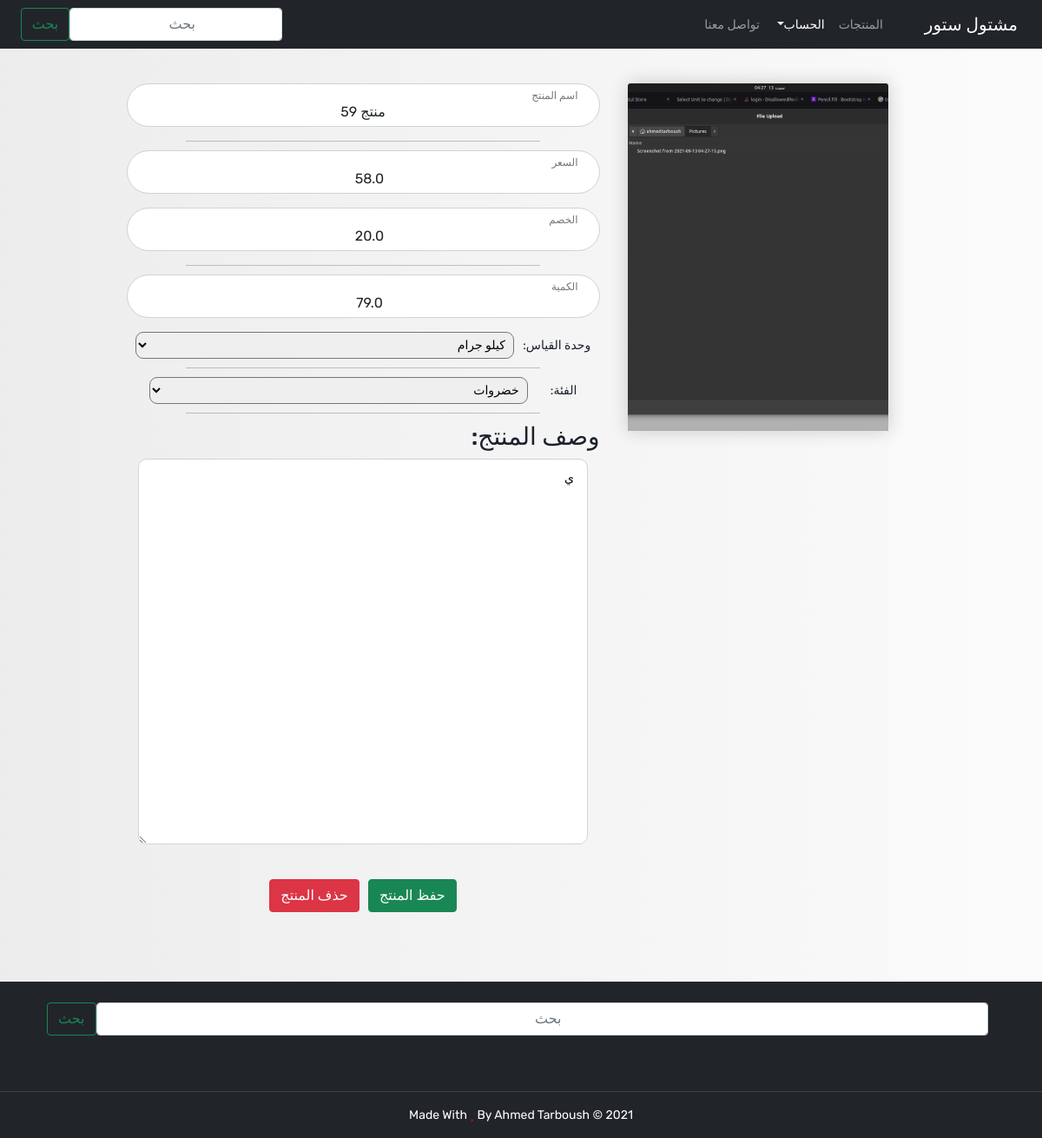
Screenshot of /products/editProduct69 (signed in) with the database file from the repository.
### products/models.py (models this page shows, shortened)
class Product(models.Model):
    order_key = models.IntegerField(unique=True)
    name = models.CharField(max_length=100)
    description = models.TextField()
    price = models.FloatField(default=0)
    finalPrice = models.FloatField(default=0)
    sale = models.FloatField(default=0)
    quantity = models.FloatField(default=0)
    sold = models.FloatField(default=0)
    unit = models.ForeignKey("Unit", on_delete=models.CASCADE, related_name='unit',default=0)
    category = models.ForeignKey(Category, on_delete=models.CASCADE, related_name='category',default=0)
    rate = models.FloatField(default=0)
    raters = models.ManyToManyField(User, blank=True)
    publisher = models.ForeignKey(Profile, on_delete=models.CASCADE, related_name='publisher')
    publishedAt = models.DateField(default=timezone.now )
    image = models.ImageField(upload_to=uploadTo, default="/Products/default.jpg")
    isPremium = models.BooleanField(default=False)
    class Meta:
        verbose_name = ("Product")
        verbose_name_plural = ("Products")

class Unit(models.Model):
    name = models.CharField(max_length=50)
    class Meta:
        verbose_name = 'Unit'
        verbose_name_plural = 'Units'
    def __str__(self):
        return self.name

class Category(models.Model):
    name = models.CharField(max_length=50)
    class Meta:
        verbose_name = ("Category")
        verbose_name_plural = ("Categories")

### products/views.py (the view, shortened to what this page needs)
# urls.py: path("products/editProduct<int:productId>" , editProduct ,name="editProduct" ),
def editProduct(request,productId):
    product=Product.objects.get(id = productId)
    if request.user.is_authenticated:
        if request.user == product.publisher.user:
            context = {
                "product":product,
                "currentUser": Profile.objects.get(user=request.user),
                "Units":Unit.objects.all(),
                "Categories": Category.objects.all(),
            }
            return render(request,"editProduct.html",context)
        else:
            return redirect("Products:index")

### products/templates/editProduct.html (shortened to what this page needs)
{% extends "base.html" %}
{% load static %}
{% block content %}
<div class="container">
    <div id="userProfileImage"  class="productImage card-img-top" style="background: url({{product.image.url}});" onclick="$('#id_image').click()"></div>
    <form  method="POST" class="content" enctype="multipart/form-data">
        <div class="col-md-4 showcase" style="width:100%">
            <div class="showcase-rt-top">
                <div class="pull-left shoe-name">
                    <div class="form-label-group">
                        <input type="text" dir="auto" id="inputName" name="productName" class="form-control" placeholder="اسم المنتج" required autofocus value="{{product.name}}">
                        <label for="inputName">اسم المنتج</label>
                    </div>
                </div>
                <hr class="featurette-divider">
                <div class="pull-left shoe-name">
                    <div class="form-label-group">
                        <input type="number" id="inputPrice" name="price" class="form-control" placeholder="السعر" required value="{{product.price}}">
                        <label for="inputPrice">السعر</label>
                    </div>
                     <div class="form-label-group">
                        <input type="number" id="inputSale" name="sale" class="form-control" placeholder="الخصم" value="{{product.sale}}">
                        <label for="inputSale">الخصم</label>
                    </div>
                </div>
            </div>
            <hr class="featurette-divider">
            <div class="shocase-rt-bot">
                <div class="form-label-group">
                  <input type="number" id="inputQuantity" name="quantity" class="form-control" placeholder="الكمية" required value="{{product.quantity}}">
                  <label for="inputQuantity">الكمية</label>
                </div>
                <div class="selectContainer">
                  <label for="unit">وحدة القياس:</label>
                  <Select id="unit" name="unit" required value="{{product.unit}}">
                    {% for unit in Units %}
                      <option
                      {% if product.unit.id == unit.id %}
                        selected
                      {% endif %}
                       value="{{unit.id}}">{{unit.name}}</option>
                    {% endfor %}
                  </Select>
                </div>
            </div>
            <hr class="featurette-divider">
            <div class="shocase-rt-bot">
                <div class="selectContainer">
                  <label for="category">الفئة:</label>
                  <Select id="category" name="category" required>
                    {% for category in Categories %}
                      <option
                      {% if product.category.id == category.id %}
                        selected
                      {% endif %}
                       value="{{category.id}}">{{category.name}}</option>
                    {% endfor %}
                  </Select>
                </div>
            </div>
            <hr class="featurette-divider">
            </div>
            <div class="showcase-last ">
                <h3>وصف المنتج: </h3>
                <textarea dir="auto" name="description" rows="20" cols="15">{{product.description}}</textarea>
            </div>
            <div class="row">
              <div class=container>
                <input type="submit" name="Save" class="btn btn-success" value="حفظ المنتج">&nbsp;&nbsp;&nbsp;
                <input type="submit" name="Delete" class="btn btn-danger" value="حذف المنتج">
              </div>
            </div>
        </div>
{% endblock content %}

### static/style/style.css (style rules this page uses)
* { -webkit-font-smoothing: antialiased; -webkit-text-shadow: rgba(0, 0, 0, .01) 0 0 1px; text-shadow: rgba(0, 0, 0, .01) 0 0 1px }
body { font-family: 'Rubik', sans-serif; font-size: 14px; font-weight: 400; background: #fff; color: #000000; }
body { color: #1a202c; background: linear-gradient(to right, #cccccc5c, #e5e5e526); }
input { text-align: center; }
hr { width: 75%; margin: 10px auto; }
.productImage { height: 260px; display: flex; justify-content: center; align-items: center; background-size: cover !important; background-position: center !important; }
.productImage::after { content: attr(data-auther); color: rgb(212, 212, 212); font-size: 35px; text-transform: capitalize; transform: rotate(25deg); text-align: center; }

### products/templates/editProduct.html (style rules this page uses)
.selectContainer { display: flex; flex-direction: row; flex-wrap: wrap; justify-content: space-evenly; align-items: center; }
.selectContainer select { width: 80%; padding: 5px; border-radius: 9px; outline: none; }
.showcase-last textarea { width:95%; margin: auto; display: block; border-radius: 10px; border: 1px solid #ced4da; padding: 11px 15px; }
.container { display: flex; flex-direction: row; flex-wrap: wrap; align-content: center; justify-content: center; align-items: flex-start; margin: 40px auto; padding: 0 25px; }
.productImage { height: 400px; width: 300px; margin: 0 32px 32px; box-shadow: 0px 0px 20px 0px #ccc6c6; }
.content { max-width: calc(1320px - 300px - 120px); min-width: 50%; }
.form-label-group { position: relative; margin-bottom: 1rem; }
.form-label-group input { height: auto; border-radius: 2rem; }
.form-label-group>input, .form-label-group>label { padding: var(--input-padding-y) var(--input-padding-x); }
.form-label-group>label { position: absolute; top: 0; left: 0; display: block; width: 100%; margin-bottom: 0; line-height: 1.5; color: #495057; border: 1px solid transparent; border-radius: .25rem; transition: all .1s ease-in-out; }
.form-label-group input::placeholder { color: transparent; }
.form-label-group input:not(:placeholder-shown) { padding-top: calc(var(--input-padding-y) + var(--input-padding-y) * (2 / 3)); padding-bottom: calc(var(--input-padding-y) / 3); }
.form-label-group input:not(:placeholder-shown)~label { padding-top: calc(var(--input-padding-y) / 3); padding-bottom: calc(var(--input-padding-y) / 3); font-size: 12px; color: #777; }
:root { --input-padding-x: 1.5rem; --input-padding-y: .75rem; }

### rows the page displays
Product: image (picture), productName "منتج 59", price "58.0", sale "20.0", quantity "79.0", unit "كيلو جرام", category "خضروات", description "ي"
